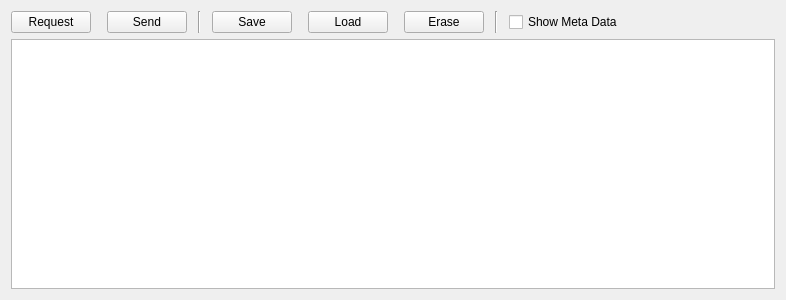
<?xml version="1.0" encoding="UTF-8"?>
<ui version="4.0">
 <class>UAVObjectBrowser</class>
 <widget class="QWidget" name="UAVObjectBrowser">
  <property name="geometry">
   <rect>
    <x>0</x>
    <y>0</y>
    <width>786</width>
    <height>300</height>
   </rect>
  </property>
  <property name="windowTitle">
   <string>Form</string>
  </property>
  <layout class="QVBoxLayout" name="verticalLayout">
   <item>
    <layout class="QHBoxLayout" name="horizontalLayout">
     <item>
      <widget class="QPushButton" name="requestButton">
       <property name="toolTip">
        <string>Request update</string>
       </property>
       <property name="text">
        <string>Request</string>
       </property>
      </widget>
     </item>
     <item>
      <spacer name="horizontalSpacer">
       <property name="orientation">
        <enum>Qt::Horizontal</enum>
       </property>
       <property name="sizeType">
        <enum>QSizePolicy::Preferred</enum>
       </property>
       <property name="sizeHint" stdset="0">
        <size>
         <width>10</width>
         <height>20</height>
        </size>
       </property>
      </spacer>
     </item>
     <item>
      <widget class="QPushButton" name="sendButton">
       <property name="toolTip">
        <string>Send update</string>
       </property>
       <property name="text">
        <string>Send</string>
       </property>
      </widget>
     </item>
     <item>
      <spacer name="horizontalSpacer_7">
       <property name="orientation">
        <enum>Qt::Horizontal</enum>
       </property>
       <property name="sizeType">
        <enum>QSizePolicy::Preferred</enum>
       </property>
       <property name="sizeHint" stdset="0">
        <size>
         <width>5</width>
         <height>20</height>
        </size>
       </property>
      </spacer>
     </item>
     <item>
      <widget class="Line" name="line">
       <property name="orientation">
        <enum>Qt::Vertical</enum>
       </property>
      </widget>
     </item>
     <item>
      <spacer name="horizontalSpacer_4">
       <property name="orientation">
        <enum>Qt::Horizontal</enum>
       </property>
       <property name="sizeType">
        <enum>QSizePolicy::Preferred</enum>
       </property>
       <property name="sizeHint" stdset="0">
        <size>
         <width>5</width>
         <height>20</height>
        </size>
       </property>
      </spacer>
     </item>
     <item>
      <widget class="QPushButton" name="saveSDButton">
       <property name="toolTip">
        <string>Save to SD Card</string>
       </property>
       <property name="text">
        <string>Save</string>
       </property>
      </widget>
     </item>
     <item>
      <spacer name="horizontalSpacer_5">
       <property name="orientation">
        <enum>Qt::Horizontal</enum>
       </property>
       <property name="sizeType">
        <enum>QSizePolicy::Preferred</enum>
       </property>
       <property name="sizeHint" stdset="0">
        <size>
         <width>10</width>
         <height>20</height>
        </size>
       </property>
      </spacer>
     </item>
     <item>
      <widget class="QPushButton" name="readSDButton">
       <property name="toolTip">
        <string>Load from SD Card</string>
       </property>
       <property name="text">
        <string>Load</string>
       </property>
      </widget>
     </item>
     <item>
      <spacer name="horizontalSpacer_2">
       <property name="orientation">
        <enum>Qt::Horizontal</enum>
       </property>
       <property name="sizeType">
        <enum>QSizePolicy::Preferred</enum>
       </property>
       <property name="sizeHint" stdset="0">
        <size>
         <width>10</width>
         <height>20</height>
        </size>
       </property>
      </spacer>
     </item>
     <item>
      <widget class="QPushButton" name="eraseSDButton">
       <property name="toolTip">
        <string>Erase from SD card</string>
       </property>
       <property name="text">
        <string>Erase</string>
       </property>
      </widget>
     </item>
     <item>
      <spacer name="horizontalSpacer_6">
       <property name="orientation">
        <enum>Qt::Horizontal</enum>
       </property>
       <property name="sizeType">
        <enum>QSizePolicy::Preferred</enum>
       </property>
       <property name="sizeHint" stdset="0">
        <size>
         <width>5</width>
         <height>20</height>
        </size>
       </property>
      </spacer>
     </item>
     <item>
      <widget class="Line" name="line_2">
       <property name="orientation">
        <enum>Qt::Vertical</enum>
       </property>
      </widget>
     </item>
     <item>
      <spacer name="horizontalSpacer_8">
       <property name="orientation">
        <enum>Qt::Horizontal</enum>
       </property>
       <property name="sizeType">
        <enum>QSizePolicy::Preferred</enum>
       </property>
       <property name="sizeHint" stdset="0">
        <size>
         <width>5</width>
         <height>20</height>
        </size>
       </property>
      </spacer>
     </item>
     <item>
      <widget class="QCheckBox" name="metaCheckBox">
       <property name="toolTip">
        <string>Show Meta Data</string>
       </property>
       <property name="text">
        <string>Show Meta Data</string>
       </property>
      </widget>
     </item>
     <item>
      <spacer name="horizontalSpacer_3">
       <property name="orientation">
        <enum>Qt::Horizontal</enum>
       </property>
       <property name="sizeHint" stdset="0">
        <size>
         <width>40</width>
         <height>20</height>
        </size>
       </property>
      </spacer>
     </item>
    </layout>
   </item>
   <item>
    <widget class="QTreeView" name="treeView"/>
   </item>
  </layout>
 </widget>
 <resources/>
 <connections/>
</ui>
